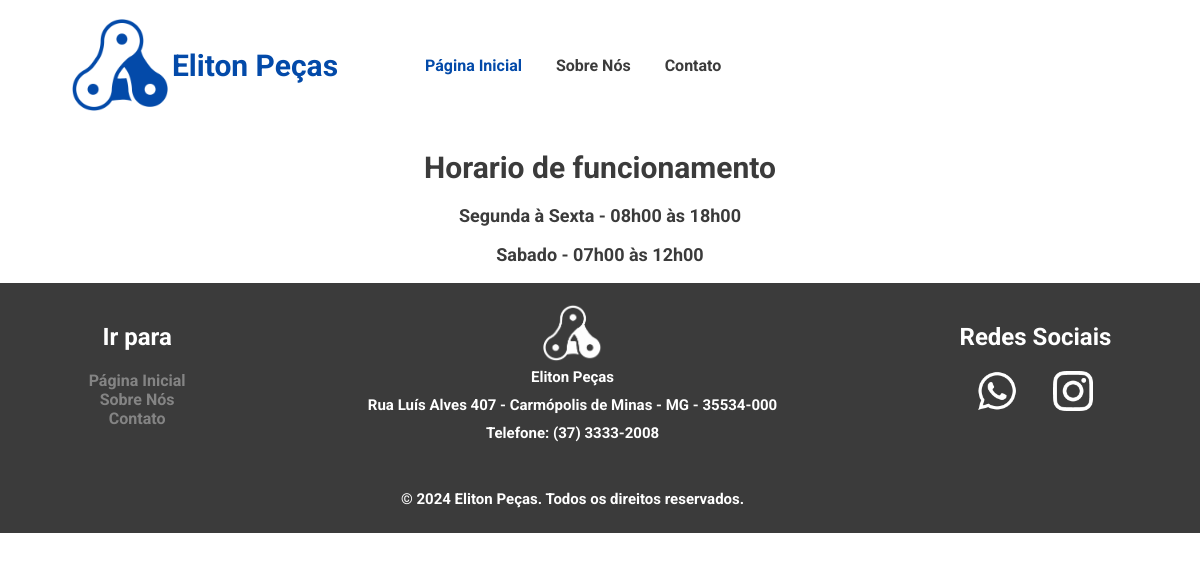
Before: / with the older database file.
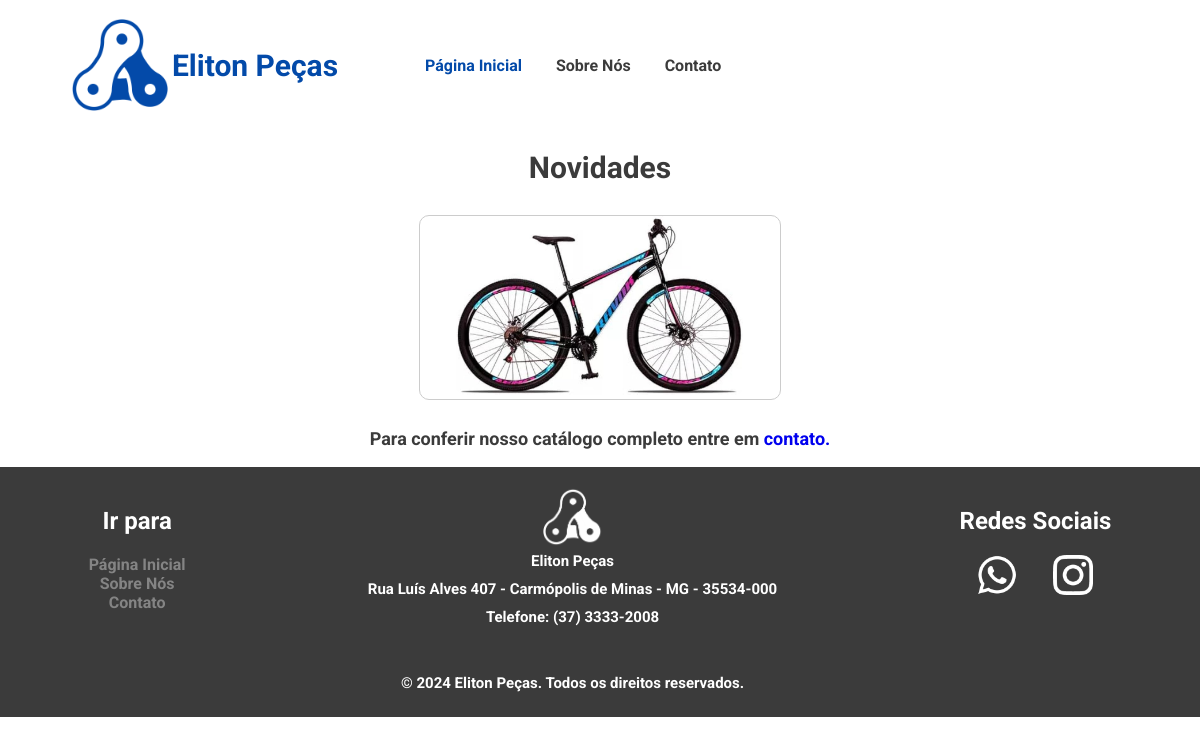
After: the same page with the newer database file.
### tables this page shows
CREATE TABLE produtos (
        id INTEGER PRIMARY KEY AUTOINCREMENT,
        titulo TEXT NOT NULL,
        descricao TEXT NOT NULL,
        tamanho REAL,
        marcha TEXT,
        freio TEXT,
        cor_primaria TEXT,
        cor_secundaria TEXT,
        imagem TEXT
    );

### app.py (the view)
@app.route('/')
def index():
    produtos = importar_produtos()
    return render_template('index.html', produtos=produtos)

### bd_control.py (called while the page is built)
def importar_produtos():
    conn = sqlite3.connect('bd.db')
    cur = conn.cursor()
    cur.execute("SELECT id, titulo, tamanho, imagem FROM produtos")
    rows = cur.fetchall()
    return rows

### templates/index.html (shortened to what this page needs)
{% extends "base.html" %}
{% block content %}
{% if produtos %}
    <h1>Novidades</h1>
    <div class="produtos">
        {% for produto in produtos %}
            <div class="produto">
                <img src="{{ url_for('static', filename='produtos/' + produto[3]) }}" alt="Produto 1">
            </div>
        {% endfor %}
    </div>
    <p>Para conferir nosso catálogo completo entre em <a class="clicavel" href="{{ url_for('contato') }}">contato.</a></p>
{% else %}
    <h1>Horario de funcionamento</h1>
    <p>Segunda à Sexta - 08h00 às 18h00</p>
    <p>Sabado - 07h00 às 12h00</p>
{% endif %}
{% endblock %}

### templates/base.html (shortened to what this page needs)
<!DOCTYPE html>
<html lang="pt-BR">
<head>
    <link rel="stylesheet" href="{{ url_for('static', filename='css/style.css') }}">
</head>
<body>
    <div class="wrapper">
        <header>
            <div class="logo-name">
                <img class="logo" src="{{ url_for('static', filename='images/Logo_azul.png') }}">
                <h1>Eliton Peças</h1>
            </div>
            <nav>
                <ul>
                    <li class="{% if request.endpoint == 'index' %}active{% endif %}">
                        <a href="{{ url_for('index') }}">Página Inicial</a>
                    </li>
                    <li class="{% if request.endpoint == 'sobre' %}active{% endif %}">
                        <a href="{{ url_for('sobre') }}">Sobre Nós</a>
                    </li>
                    <li class="{% if request.endpoint == 'contato' %}active{% endif %}">
                        <a href="{{ url_for('contato') }}">Contato</a>
                    </li>
                </ul>
            </nav>
        </header>
        <main>
            {% block content %}{% endblock %}
        </main>
        <footer>
            <div class="footer-links">
                <div class="f-links">
                    <h2>Ir para</h2>
                    <a href="{{ url_for('index') }}" title='Ir para Página Inicial'>Página Inicial</a>
                    <a href="{{ url_for('sobre') }}" title="Ir para página Sobre Nós">Sobre Nós</a>
                    <a href="{{ url_for('contato') }}" title="Ir para página Contato">Contato</a>
                </div>
            </div>
            <div class="footer-info">
                <img src="{{ url_for('static', filename='images/Logo_branca.png') }}">
                <h1>Eliton Peças</h1>
                <p>Rua Luís Alves 407 - Carmópolis de Minas - MG - 35534-000</p>
                <p>Telefone: (37) 3333-2008</p>
                <br>
                <br>
                <p>© 2024 Eliton Peças. Todos os direitos reservados.</p>
            </div>
            <div class="footer-links">
                <h2>Redes Sociais</h2>
                <div class="f-socials">
                    <a class="clicavel" href="https://wa.me/553798571293" target="_blank">
                        <img src="{{ url_for('static', filename='images/whatsapp.png') }}" alt="WhatsApp">
                    </a>
                    <a class="clicavel" href="https://www.instagram.com/eliton_pecas/" target="_blank">
                        <img src="{{ url_for('static', filename='images/instagram_b.png') }}" alt="WhatsApp">
                    </a>
                </div>
            </div>
        </footer>
    </div>
</body>
</html>

### static/css/style.css (style rules this page uses)
body { margin: 0; padding: 0; font-family: "Roboto", sans-serif; font-weight: 700; font-style: normal; color: #3B3B3B; }
.wrapper { display: flex; flex-direction: column; flex: 1; height: 100%; }
main { height: 100%; }
body h1 { align-items: center; text-align: center; font-size: 30px; }
p { align-items: center; text-align: center; font-size: 18px; }
.clicavel { text-decoration: none; }
.logo-name { width: 400px; display: flex; flex-direction: row; align-items: center; text-align: center; justify-content: center; padding: 5px; font-size: 20px; }
header nav ul li img, .logo { width: 100px; }
header { background-color: #ffffff; color: #034AA9; padding: 10px 0; display: flex; align-items: center; text-align: center; }
nav ul { list-style: none; padding: 0; text-align: center; }
nav ul li { display: inline; margin: 0 15px; }
nav ul li a { color: #3B3B3B; text-decoration: none; transition: 0.2s; }
nav ul li.active a { color: #034AA9; }
.produtos { display: flex; justify-content: space-around; flex-wrap: wrap; }
.produto { position: relative; border: 1px solid #ccc; border-radius: 10px; overflow: hidden; width: 30%; height: auto; margin: 10px; text-align: center; align-items: center; }
.produto img { width: 80%; height: auto; border-radius: 10px; }
footer { background-color: #034AA9; background-color: #3B3B3B; color: #fff; text-align: center; padding: 20px 0; position: inherit; width: 100%; bottom: 0; display: flex; justify-content: space-around; }
.f-links { flex-direction: column; }
.f-links a { display: flex; flex-direction: column; color: #ffffff60; text-decoration: none; transition: 0.2s; }
.f-socials { display: flex; justify-content: space-around; width: 100%; }
.f-socials a img { width: 40px; transition: 0.2s; }
.footer-info { align-items: center; text-align: center; justify-content: center; display: flex; flex-direction: column; }
.footer-info p, .footer-info h1 { margin: 5px; font-size: 15px; }
.footer-info img { width: 60px; height: auto; }

Changed rows visible on the page:
added produtos: imagem (picture)
Other visible differences:
text no longer shown: "Horario de funcionamento Segunda à Sexta - 08h00 às 18h00 Sabado - 07h00 às 12h00"
text now shown: "Novidades Para conferir nosso catálogo completo entre em contato."
